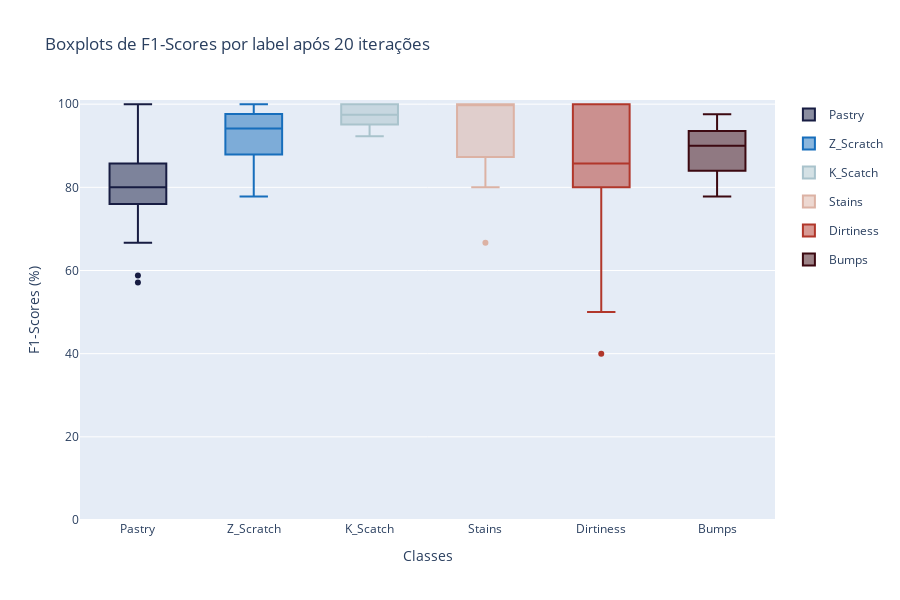

Notebook code cell kept with this figure:
### Code cell
plot_label_metrics(svm_imb_res, 'f1-scores', export=False, filename='svm_imb_f1', path='../figs/metrics_ensemble')

### Figure 1 — Plotly figure (JSON) as saved in the notebook; plotly's stock layout.template omitted (floating-point values rounded to 4 significant figures)
{"data": [{"legendgroup": "0", "marker": {"color": "rgb(23, 28, 66)"}, "name": "Pastry", "type": "box", "y": [85.71, 80, 57.14, 80, 66.67, 58.82, 75, 94.12, 82.35, 85.71, 77.78, 87.5, 82.35, 84.21, 80, 85.71, 80, 70.59, 100, 76.92]}, {"legendgroup": "1", "marker": {"color": "rgb(23, 110, 188)"}, "name": "Z_Scratch", "type": "box", "y": [94.74, 94.74, 100, 85.71, 86.96, 100, 94.74, 100, 100, 85.71, 82.35, 77.78, 94.12, 94.12, 94.12, 100, 88.89, 88.89, 95.24, 90.91]}, {"legendgroup": "2", "marker": {"color": "rgb(169, 195, 204)"}, "name": "K_Scatch", "type": "box", "y": [97.44, 100, 97.3, 97.3, 94.74, 100, 97.44, 100, 92.31, 97.56, 97.56, 95, 95.24, 95, 100, 95, 97.56, 100, 97.44, 100]}, {"legendgroup": "3", "marker": {"color": "rgb(220, 178, 164)"}, "name": "Stains", "type": "box", "y": [100, 100, 66.67, 100, 85.71, 100, 100, 100, 100, 100, 88.89, 85.71, 100, 100, 85.71, 100, 100, 100, 80, 100]}, {"legendgroup": "4", "marker": {"color": "rgb(177, 55, 43)"}, "name": "Dirtiness", "type": "box", "y": [100, 100, 85.71, 100, 100, 40, 80, 100, 80, 50, 80, 100, 100, 80, 80, 100, 100, 80, 85.71, 80]}, {"legendgroup": "5", "marker": {"color": "rgb(60, 9, 17)"}, "name": "Bumps", "type": "box", "y": [95.24, 90.48, 81.82, 87.8, 82.05, 90, 82.93, 97.56, 87.18, 78.95, 77.78, 92.31, 94.74, 97.44, 85.71, 95.24, 90, 85, 90, 90]}], "layout": {"autosize": true, "height": 600, "title": {"text": "Boxplots de F1-Scores por label após 20 iterações"}, "xaxis": {"title": {"text": "Classes"}}, "yaxis": {"range": [0, 101], "title": {"text": "F1-Scores (%)"}}}}
